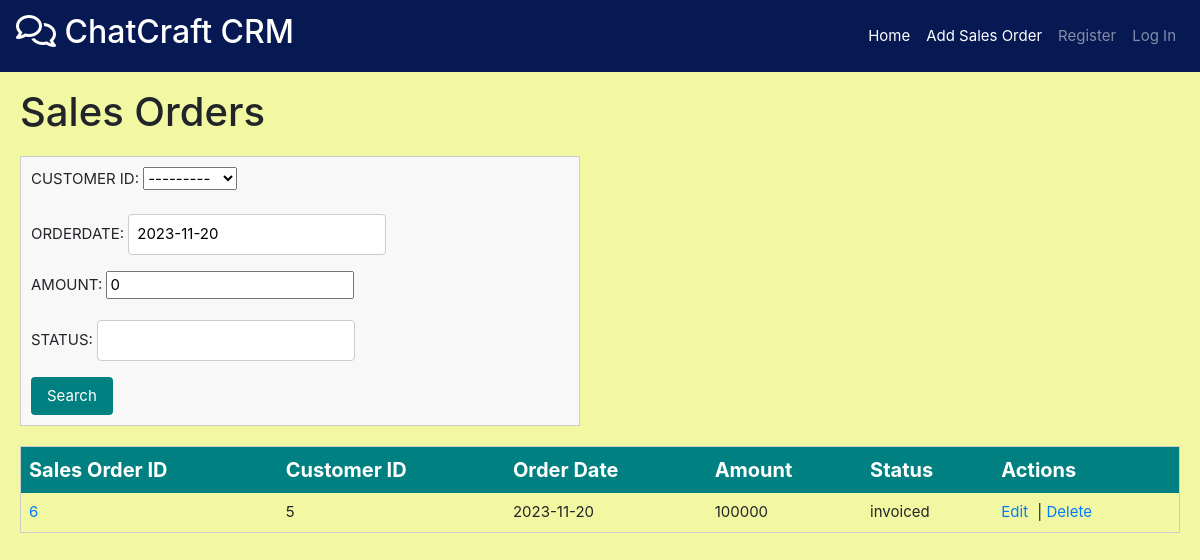
Page /sales_orders/get/ on the committed database.
### customers/models.py (models this page shows)
class Customer(models.Model):
    CUSTOMER_ID=models.AutoField(primary_key=True)
    COMPANY_NAME=models.CharField(max_length=35,unique=True)
    BALANCE_DUE=models.IntegerField(default=0,blank=True,null=True)
    ADDRESS = models.CharField(max_length=35,null=True,blank=True)
    STATUS = models.CharField(max_length=35,null=True,blank=True)
    CONTACT = models.CharField(max_length=10,null=True,blank=True)
    def __str__(self):
        return f"{self.CUSTOMER_ID} -- {self.COMPANY_NAME}"

### sales_orders/models.py (models this page shows, shortened)
class SalesOrder(models.Model):
    SALES_ORDER_ID=models.AutoField(primary_key=True)
    CUSTOMER_ID=models.ForeignKey(Customer,on_delete=models.CASCADE,db_column="CUSTOMER_ID")
    ORDERDATE = models.DateField(blank=True, null=True,default = datetime.now().date())
    AMOUNT=models.IntegerField(default =0 ,null=True,blank = True)
    STATUS = models.CharField(max_length=35,null=True,blank = True)

### sales_orders/views.py (the view)
# urls.py: path('get/', views.getSalesOrder),
def getSalesOrder(request : HttpRequest):
    data = request.GET
    sales_orders = SalesOrder.objects.all()
    filter_fields =["SALES_ORDER_ID", "CUSTOMER_ID", "ORDERDATE", "STATUS", "AMOUNT"]
    for field in filter_fields:
        param_value = data.get(field)
        if param_value:
            sales_orders = sales_orders.filter(**{field: param_value})
    sales_order_list = []
    for sales_order in sales_orders:
        sales_order_details = {
            "SALES_ORDER_ID":sales_order.SALES_ORDER_ID,
            "CUSTOMER_ID": sales_order.CUSTOMER_ID.CUSTOMER_ID,
            "ORDERDATE": str(sales_order.ORDERDATE),
            "STATUS": sales_order.STATUS,
            "AMOUNT" : sales_order.AMOUNT,
        }
        sales_order_list.append(sales_order_details)
    return render(request, 'SalesOrders/display_sales_orders.html', {'sales_orders':sales_order_list,'form':SalesOrderForm()})

### sales_orders/forms.py (shortened to what this page needs)
class SalesOrderForm(forms.ModelForm):
    class Meta:
        model = SalesOrder
        fields = ["CUSTOMER_ID", "ORDERDATE", "AMOUNT", "STATUS"]  # List the fields you want to edit

### sales_orders/templates/SalesOrders/display_sales_orders.html (shortened to what this page needs)
{% extends 'base.html' %}
{% block extra_nav %}
<li class="nav-item">
    <a class="nav-link" href="/sales_orders/add/" style="color: white;">Add Sales Order</a>
</li>
{% endblock %}
{% block content %}
<h1 class="page-title">Sales Orders</h1>
<form method="get" novalidate style="width: 560px;">
    {{ form.as_p }}
    <button type="submit">Search</button>
</form>
<table class="custom-table">
    <thead>
        <tr class="table-header">
            <th>Sales Order ID</th>
            <th>Customer ID</th>
            <th>Order Date</th>
            <th>Amount</th>
            <th>Status</th>
            <th>Actions</th>
        </tr>
    </thead>
    <tbody>
        {% for sales_order in sales_orders %}
        <tr>
            <td><a href='/sales_order_products/get/{{ sales_order.SALES_ORDER_ID }}/'>
            {{ sales_order.SALES_ORDER_ID}}</a></td>
            <td>{{ sales_order.CUSTOMER_ID }}</td>
            <td>{{ sales_order.ORDERDATE }}</td>
            <td>{{ sales_order.AMOUNT }}</td>
            <td>{{ sales_order.STATUS }}</td>
            <td>
                <a href="/sales_orders/edit/{{ sales_order.SALES_ORDER_ID }}/" class="action-link">Edit</a> |
                <a href="/sales_orders/delete/{{ sales_order.SALES_ORDER_ID }}/" class="action-link">Delete</a>
            </td>
        </tr>
        {% endfor %}
    </tbody>
</table>
{% endblock %}

### templates/base.html (style rules this page uses)
body { background-repeat: no-repeat; background-attachment: fixed; background-size: cover; }
body { font-size: 15px; }
.custom-table { border-collapse: collapse; width: 100%; border: 1px solid #ccc; margin-top: 20px; overflow-y: auto; }
.custom-table th, .custom-table td { text-align: left; padding: 8px; }
.table-header { background-color: teal; color: white; }
.action-link { text-decoration: none; color: #007bff; margin-right: 5px; }
form { margin-top: 20px; padding: 10px; border: 1px solid #ccc; background-color: #f8f8f8; width: 50%; }
form input[type="text"] { padding: 8px; margin-right: 10px; border: 1px solid #ccc; border-radius: 4px; }
form button[type="submit"] { padding: 8px 16px; background-color: teal; border: none; color: white; border-radius: 4px; cursor: pointer; }
h1 { flex: 1; margin: 0; position: relative; }
.table-header { font-size: 20px; }

### rows in the picture
Customer: CUSTOMER_ID "---------"
SalesOrder: SALES_ORDER_ID "6", CUSTOMER_ID "5", ORDERDATE "2023-11-20", AMOUNT "100000", STATUS "invoiced"
